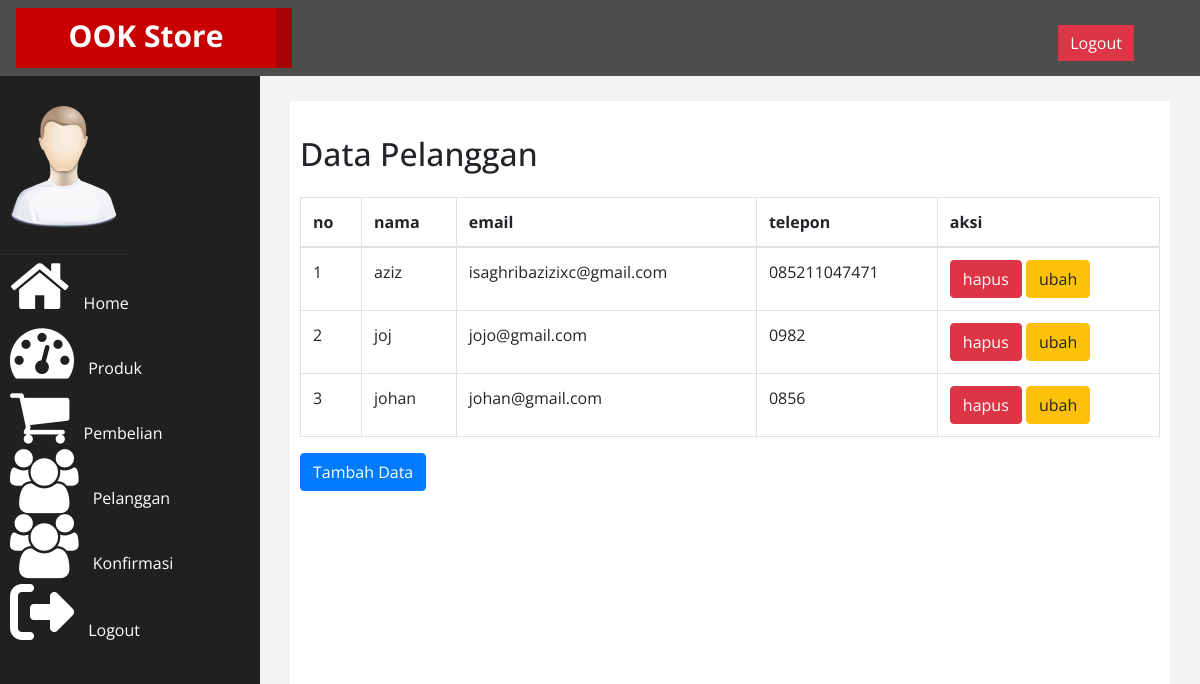
The app's page /admin/index.php?halaman=pelanggan (signed in) with its own data.
### tables this page shows
CREATE TABLE `pelanggan` (
  `id_pelanggan` int(11) NOT NULL,
  `email_pelanggan` varchar(50) NOT NULL,
  `password_pelanggan` varchar(50) NOT NULL,
  `nama_pelanggan` varchar(50) NOT NULL,
  `telepon_pelanggan` varchar(25) NOT NULL
);

### admin/pelanggan.php (the view)
<h2 class="my-4 text-body">Data Pelanggan</h2>
<table class="table table-bordered">
	<thead>
		<tr>
			<th>no</th>
			<th>nama</th>
			<th>email</th>
			<th>telepon</th>
			<th>aksi</th>
		</tr>
	</thead>
	<tbody>
		<?php $nomor=1; ?>
		<?php $ambil=$koneksi->query("SELECT * FROM pelanggan");?>
		<?php while($pecah=$ambil->fetch_assoc()){ ?>
		<tr>
			<td><?php echo $nomor; ?></td>
			<td><?php echo $pecah['nama_pelanggan'];?></td>
			<td><?php echo $pecah['email_pelanggan'];?></td>
			<td><?php echo $pecah['telepon_pelanggan'];?></td>
			<td>
				<a href="index.php?halaman=hapuspelanggan&id=<?php echo $pecah['id_pelanggan'];?>" class="btn btn-danger btn">hapus</a>
				<a href="index.php?halaman=ubahpelanggan&id=<?php echo $pecah['id_pelanggan'];?>" class="btn btn-warning">ubah</a>
			</td>
		</tr>
		<?php $nomor++; ?>
		<?php }?>
	</tbody>
</table>
<a href="index.php?halaman=tambahpelanggan" class="btn btn-primary">Tambah Data</a>

### admin/assets/css/custom.css (style rules this page uses)
body { font-family: 'Open Sans', sans-serif; }
h2 { color: #f00; }

### records on screen
pelanggan: nama_pelanggan "aziz", email_pelanggan "isaghribazizixc@gmail.com", telepon_pelanggan "085211047471"
pelanggan: nama_pelanggan "joj", email_pelanggan "jojo@gmail.com", telepon_pelanggan "0982"
pelanggan: nama_pelanggan "johan", email_pelanggan "johan@gmail.com", telepon_pelanggan "0856"
